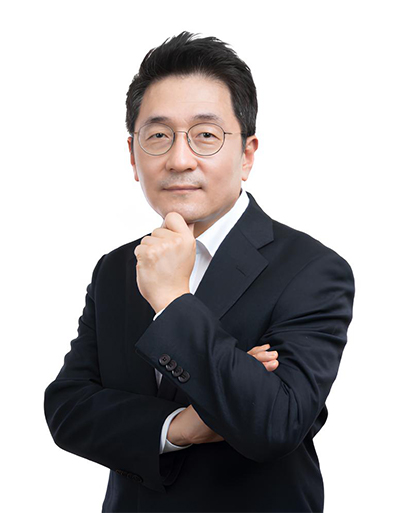
#> input picture assets/people/001-윤병동.jpg, 400 x 513 px
$ python -i prepare_game_images.py   (imports and definitions only)
#> lines starting #> are read from the running program, lines starting #| are printed output that depends on the picture
from __future__ import annotations

import json
import re
import unicodedata
from pathlib import Path

import cv2
import numpy as np
from PIL import Image, ImageEnhance, ImageFilter, ImageOps


ROOT = Path(__file__).resolve().parents[1]
PEOPLE_PATH = ROOT / "people.json"
OUTPUT_DIR = ROOT / "assets" / "processed"
TARGET = (450, 600)
MANUAL_CUTS = {
    "assets/people/001-윤병동.jpg": (0.235, 0.305, 0.415),
    "assets/people/003-채민석.jpg": (None, None, 0.477),
    "assets/people/005-유진오.jpg": (None, None, 0.486),
    "assets/people/006-김태형.jpg": (None, None, 0.495),
    "assets/people/008-이상경.jpg": (None, None, 0.508),
    "assets/people/009-김용채.jpg": (0.268, 0.338, 0.443),
    "assets/people/010-김민재.jpg": (None, None, 0.453),
    "assets/people/014-김주현.jpg": (None, None, 0.466),
    "assets/people/015-이정환.jpg": (0.258, 0.333, 0.418),
    "assets/people/017-김민태.jpg": (0.318, None, 0.493),
    "assets/people/019-이용민.jpg": (None, None, 0.44),
    "assets/people/020-박승영.jpg": (None, None, 0.463),
    "assets/people/022-한주환.jpg": (None, None, 0.467),
    "assets/people/023-주나라.jpg": (0.292, 0.362, 0.452),
    "assets/people/024-임우리.jpg": (0.3, 0.37, 0.455),
    "assets/people/025-김세희.jpg": (0.31, 0.383, 0.488),
    "assets/people/030-정의일.jpg": (0.303, 0.373, 0.478),
    "assets/people/031-이찬.jpg": (None, None, 0.498),
    "assets/people/033-김형민.png": (None, None, 0.488),
    "assets/people/034-김수지.png": (None, None, 0.469),
    "assets/people/040-하종문.gif": (0.35, 0.42, 0.53),
    "assets/people/042-윤명백.jpg": (None, None, 0.524),
}


def clamp(value: float, low: float, high: float) -> float:
    return max(low, min(high, value))


def detect_face(image: Image.Image) -> tuple[int, int, int, int] | None:
    cv_image = cv2.cvtColor(np.array(image.convert("RGB")), cv2.COLOR_RGB2GRAY)
    cascade = cv2.CascadeClassifier(cv2.data.haarcascades + "haarcascade_frontalface_default.xml")
    faces = cascade.detectMultiScale(cv_image, scaleFactor=1.08, minNeighbors=4, minSize=(45, 45))
    if len(faces) == 0:
        return None
    return max((tuple(map(int, face)) for face in faces), key=lambda item: item[2] * item[3])


# [140 lines left out: functions detect_eye_center, crop_to_portrait, cuts_from_face, apply_manual_cuts, main, not called in this run]


# [2 lines not run here, left out]

>>> from PIL import Image
>>> picture = Image.open('../assets/people/001-윤병동.jpg')
#> picture is the input picture: PIL image 400x513 RGB; mean R, G, B 171.5, 168.6, 169.4
>>> result = detect_face(picture)
#> in detect_face, `cv_image = cv2.cvtColor(np.array(image.convert("RGB")), cv2.COLOR_RGB2..`:
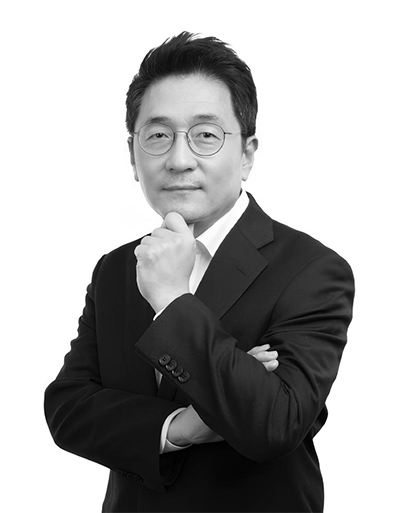
#> cv_image: shape (513, 400); min 0, max 255, mean 169.5
#> in detect_face, `faces = cascade.detectMultiScale(cv_image, scaleFactor=1.08, minNeighb..`: faces = [[113, 78, 140, 140]]
#> result = (113, 78, 140, 140)

$ run again, on assets/people/002-Xi-Xiaopeng.jpg
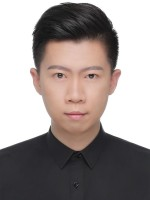
#> input picture assets/people/002-Xi-Xiaopeng.jpg, 150 x 200 px
#> picture is the input picture: PIL image 150x200 RGB; mean R, G, B 156.9, 147.8, 145.7
#> in detect_face, `cv_image = cv2.cvtColor(np.array(image.convert("RGB")), cv2.COLOR_RGB2..`:
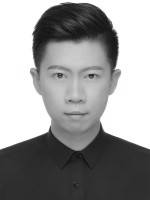
#> cv_image: shape (200, 150); min 12, max 255, mean 150.3
#> faces = [[32, 42, 86, 86]]
#> result = (32, 42, 86, 86)

$ run again, on assets/people/007-김태훈.jpg
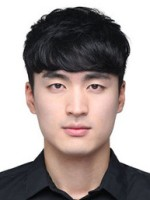
#> input picture assets/people/007-김태훈.jpg, 150 x 200 px
#> picture is the input picture: PIL image 150x200 RGB; mean R, G, B 162.8, 152.1, 150.1
#> in detect_face, `cv_image = cv2.cvtColor(np.array(image.convert("RGB")), cv2.COLOR_RGB2..`:
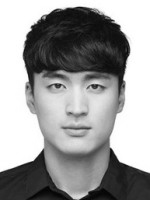
#> cv_image: shape (200, 150); min 0, max 255, mean 155.1
#> faces = [[24, 44, 109, 109]]
#> result = (24, 44, 109, 109)
